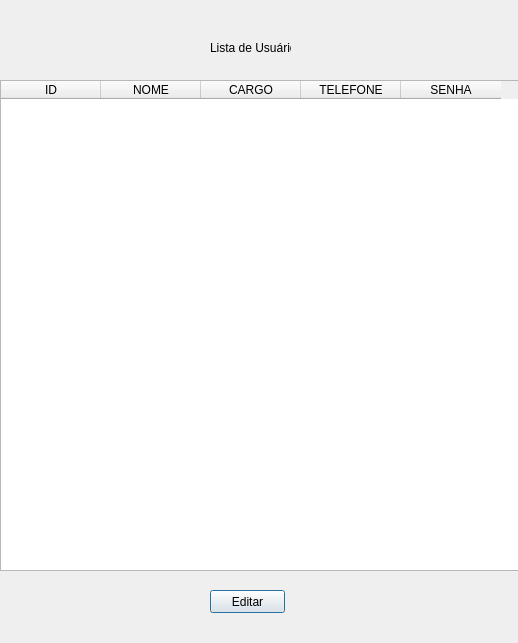
<?xml version="1.0" encoding="UTF-8"?>
<ui version="4.0">
 <class>Dialog</class>
 <widget class="QDialog" name="Dialog">
  <property name="geometry">
   <rect>
    <x>0</x>
    <y>0</y>
    <width>518</width>
    <height>643</height>
   </rect>
  </property>
  <property name="windowTitle">
   <string>Dialog</string>
  </property>
  <widget class="QTableWidget" name="tableWidget">
   <property name="geometry">
    <rect>
     <x>0</x>
     <y>80</y>
     <width>521</width>
     <height>491</height>
    </rect>
   </property>
   <column>
    <property name="text">
     <string>ID</string>
    </property>
   </column>
   <column>
    <property name="text">
     <string>NOME</string>
    </property>
   </column>
   <column>
    <property name="text">
     <string>CARGO</string>
    </property>
   </column>
   <column>
    <property name="text">
     <string>TELEFONE</string>
    </property>
   </column>
   <column>
    <property name="text">
     <string>SENHA</string>
    </property>
   </column>
  </widget>
  <widget class="QPushButton" name="pushButton">
   <property name="geometry">
    <rect>
     <x>210</x>
     <y>590</y>
     <width>75</width>
     <height>23</height>
    </rect>
   </property>
   <property name="text">
    <string>Editar</string>
   </property>
  </widget>
  <widget class="QLabel" name="label">
   <property name="geometry">
    <rect>
     <x>210</x>
     <y>40</y>
     <width>81</width>
     <height>16</height>
    </rect>
   </property>
   <property name="text">
    <string>Lista de Usuários</string>
   </property>
  </widget>
 </widget>
 <resources/>
 <connections/>
</ui>
